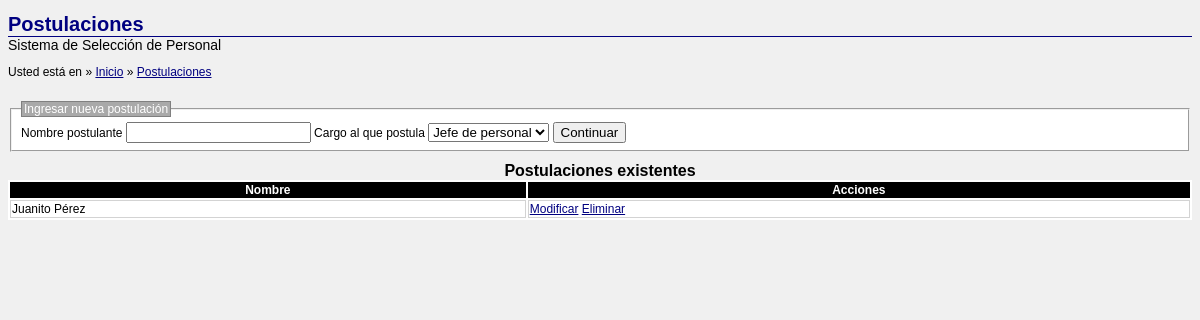
/index.php/postulantes, run on an earlier commit of the app's database.
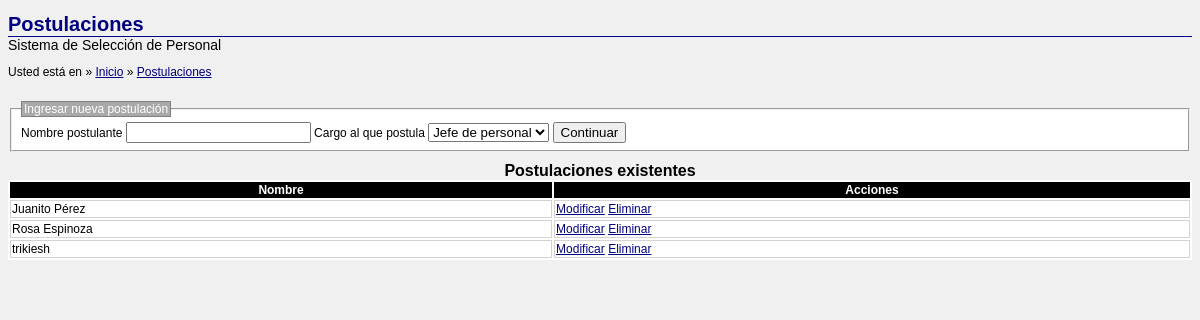
And on a later commit of the database.
### tables this page shows
CREATE TABLE "postulante" (
    "id" INTEGER PRIMARY KEY AUTOINCREMENT NOT NULL,
    "nombre" TEXT NOT NULL,
    "id_perfil" INTEGER DEFAULT NULL,
    FOREIGN KEY (id_perfil) REFERENCES perfil(id)
);

### application/controllers/postulantes.php (called while the page is built, shortened)
<?php if ( ! defined('BASEPATH')) exit('No direct script access allowed');
class Postulantes extends CI_Controller {
    public function index() {
		$this->load->model('postulante_model');
		$this->load->model('perfil_model');
        $this->load->view(
			'postulantes/welcome_message',
			array(
				'postulantes' => $this->postulante_model->get(),
				'perfiles' => $this->perfil_model->get()
			)
		);
    }
};

### index.php (called while the page is built, shortened)
<?php
require_once BASEPATH.'core/CodeIgniter.php';

### application/models/perfil_model.php (called while the page is built, shortened)
<?php
class Perfil_model extends CI_Model {
	public function get($id = null) {
		if (is_null($id))
			$retval = $this->db->get('perfil')->result();
		else {
			$retval = $this->db->where('id', $id)->get('perfil')->result();
			$retval = $retval[0];
		}
		return $retval;
	}
}

### application/models/postulante_model.php (called while the page is built, shortened)
<?php
class Postulante_model extends CI_Model {
	public function get($id = null) {
		if (is_null($id))
			$retval = $this->db->get('postulante')->result();
		else {
			$retval = $this->db->where('id', $id)->get('postulante')->result();
			$retval = $retval[0];
		}
		return $retval;
	}
}

### application/views/postulantes/welcome_message.php (the view, shortened to what this page needs)
<!DOCTYPE html>
<html>
    <head>
		<link rel="stylesheet" href="<?=base_url() ?>main.css">
    </head>
    <body>
		<header>
			<h1>Postulaciones</h1>
			<small>Sistema de Selección de Personal</small>
			<nav>
				<p>Usted está en</p>
				<ul>
					<li><a href="<?=site_url() ?>">Inicio</a></li>
					<li class="active"><a href="<?=site_url('postulantes') ?>">Postulaciones</a></li>
				</ul>
			</nav>
		</header>
		<section>
			<form method="post" action="<?=site_url('postulantes/crear') ?>">
				<fieldset>
					<legend>Ingresar nueva postulación</legend>
					<label>
						<span>Nombre postulante</span>
						<input type="text" name="postulante[nombre]" required>
					</label>
					<label>
						<span>Cargo al que postula</span>
						<select name="postulante[id_perfil]" required>
							<?php foreach($perfiles as $item): ?>
							<option value="<?=$item->id ?>"><?=htmlspecialchars($item->nombre) ?></option>
							<?php endforeach ?>
						</select>
					</label>
					<button type="submit">Continuar</button>
				</fieldset>
			</form>
			<table>
				<caption>Postulaciones existentes</caption>
				<thead>
					<tr>
						<th>Nombre</th>
						<th>Acciones</th>
					</tr>
				</thead>
				<tbody>
					<?php foreach($postulantes as $item): ?>
					<tr>
						<td><?=htmlspecialchars($item->nombre) ?></td>
						<td>
							<a href="<?=site_url('postulantes/descriptores/'.$item->id) ?>">Modificar</a>
							<a href="<?=site_url('postulantes/eliminar/'.$item->id) ?>" onclick="return confirm('¿Está seguro que desea eliminar la postulación?');">Eliminar</a>
						</td>
					</tr>
					<?php endforeach ?>
				</tbody>
			</table>
		</section>
    </body>

What changed in the data, as far as the page shows it:
added postulante: nombre "Rosa Espinoza"
added postulante: nombre "trikiesh"
